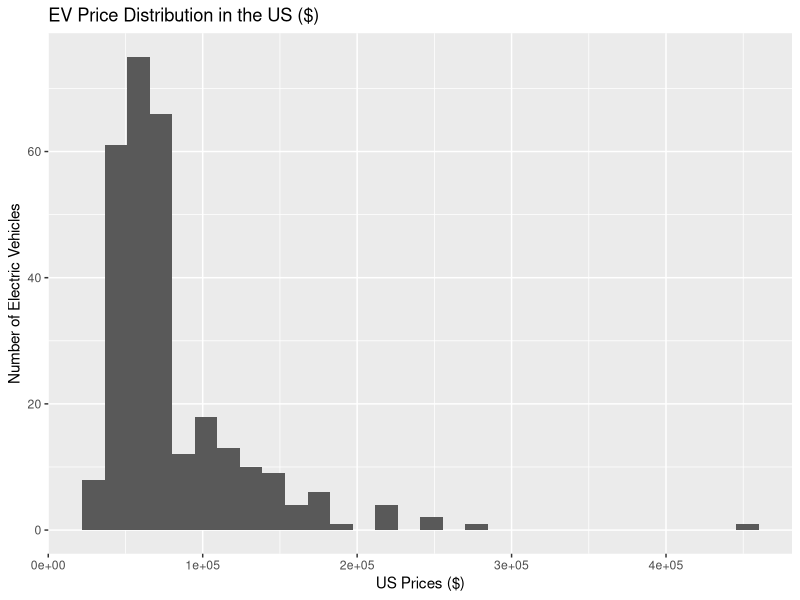
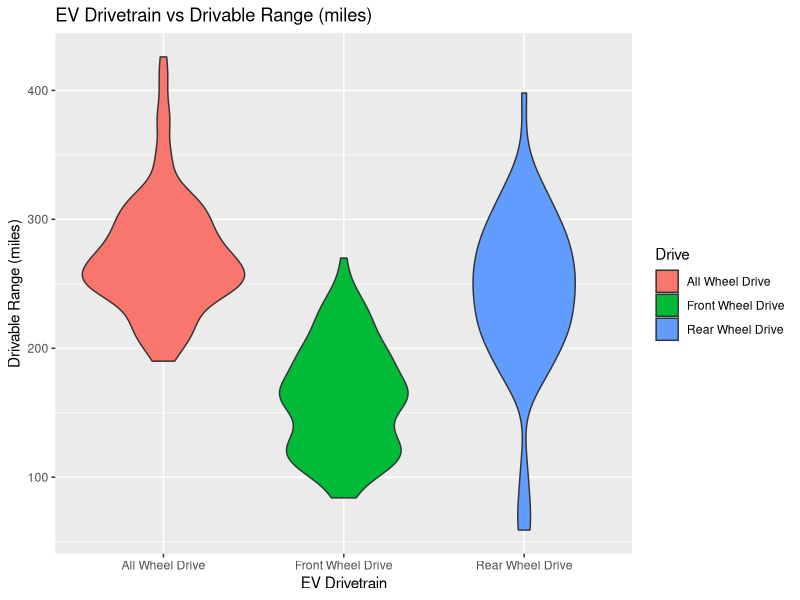
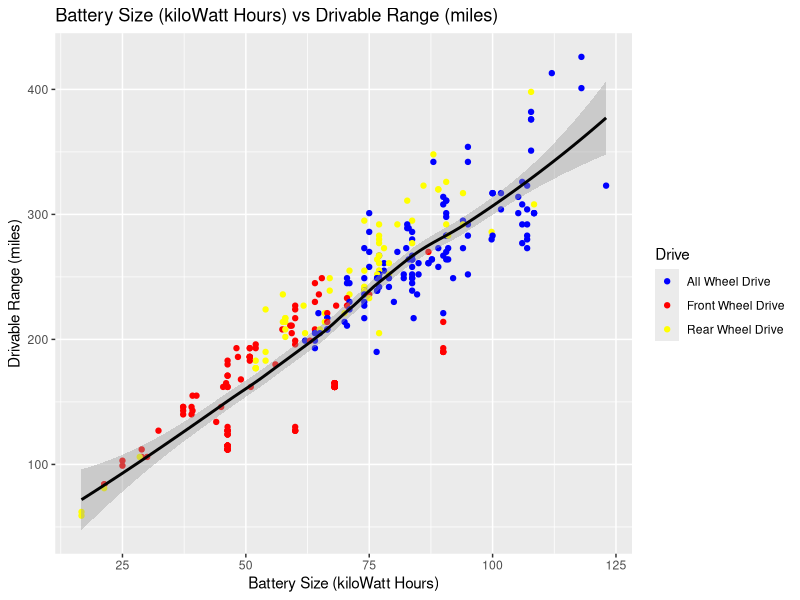

The R source for these figures, in order:
library(dplyr)
library(ggplot2)

data_Set <- read.csv("data/Numeric.csv")
#head(data_Set)
#View(data_Set)

AWDCars <- filter(data_Set, Drive == "All Wheel Drive")
#View(AWDCars)
Mercs <- filter(data_Set, Make == "Mercedes")
#View(Mercs)

mainEVstats <- select(data_Set, -BatterySizekWH, -EfficiencyWHPKM, -FastChargeSpeedKMPH)
#View(mainEVstats)

timeISmoney <- mutate(data_Set,
                   PriceinUSADollar = round(ifelse(is.na(PriceinGermanyEuro),PriceinUKPounds*1.30,PriceinGermanyEuro*1.12), digits=0),
                   WLTPChargingSpeedMIN = round((RangeKM/FastChargeSpeedKMPH)*60, digits=0),
                   RangeMI = round(RangeKM*0.621371, digits=0))
#View(timeISmoney)
data_Set <- timeISmoney

avgUSprice <- summarize(data_Set,meanUSAPrice = mean(PriceinUSADollar, na.rm = T))
#View(avgUSprice)

highestRange <- arrange(data_Set, desc(RangeKM), AccelerationSEC,desc(TopSpeedKMPH))
#View(highestRange)
data_Set <- highestRange



# Plot 1 Distribution
ggplot(data = data_Set, aes(x = PriceinUSADollar)) + 
  geom_histogram() +
  labs(x = "US Prices ($)",
       y = "Number of Electric Vehicles",
       title = "EV Price Distribution in the US ($)")

#Plot 2 Numeric vs Categorical
ggplot(data = data_Set, aes(x = Drive,y = RangeMI)) + 
  geom_violin(aes(fill=Drive)) +
  labs(x = "EV Drivetrain",
       y = "Drivable Range (miles)",
       title = "EV Drivetrain vs Drivable Range (miles)")

#Plot 3 Numeric vs Numeric
ggplot(data = data_Set, aes(x = BatterySizekWH, y = RangeMI)) + 
  geom_point(aes(color=Drive)) +
  labs(x = "Battery Size (kiloWatt Hours)",
       y = "Drivable Range (miles)",
       title = "Battery Size (kiloWatt Hours) vs Drivable Range (miles)") + 
  scale_color_manual(values=c("blue","red","yellow"))+
  geom_smooth(color="gray1")

